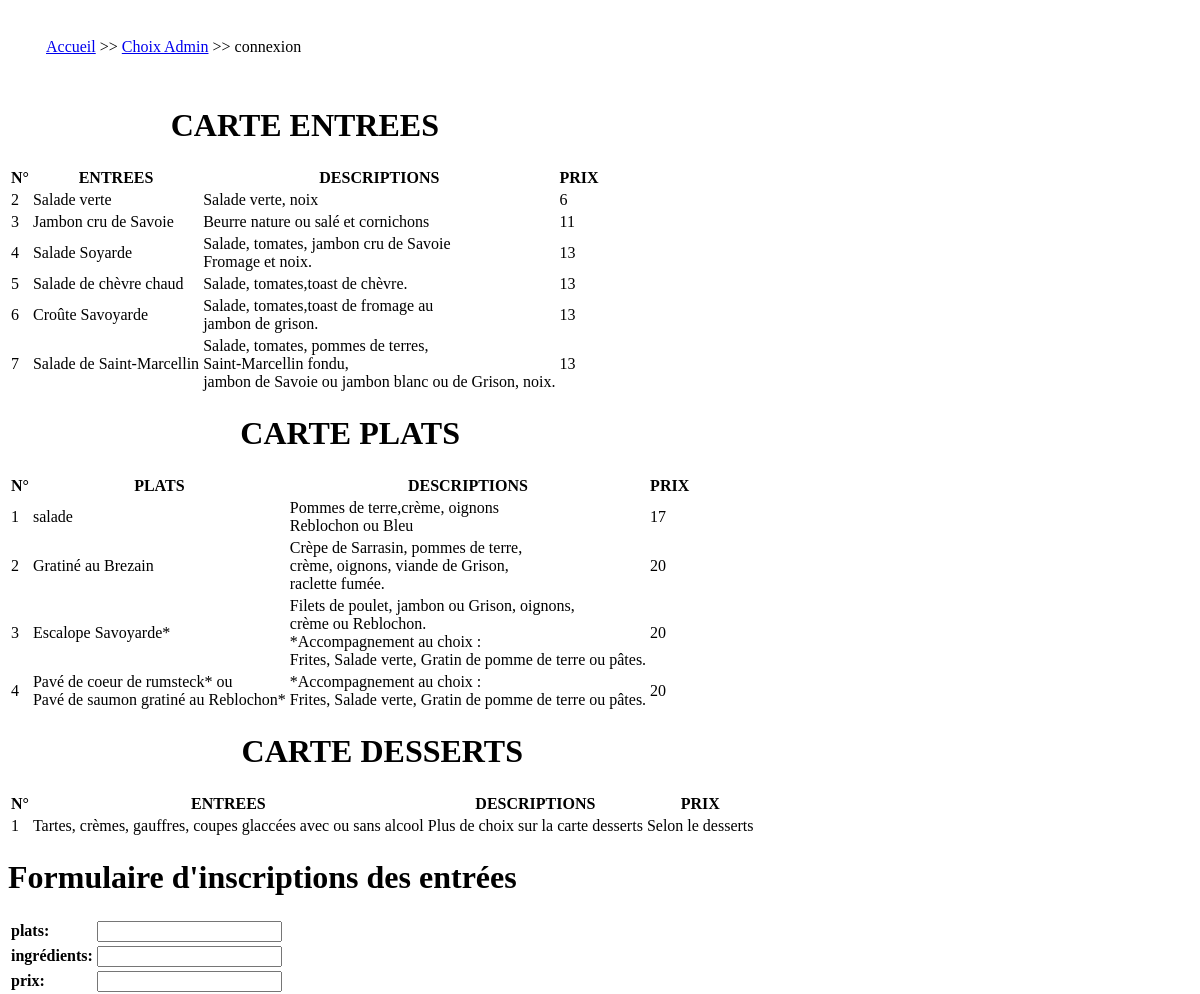
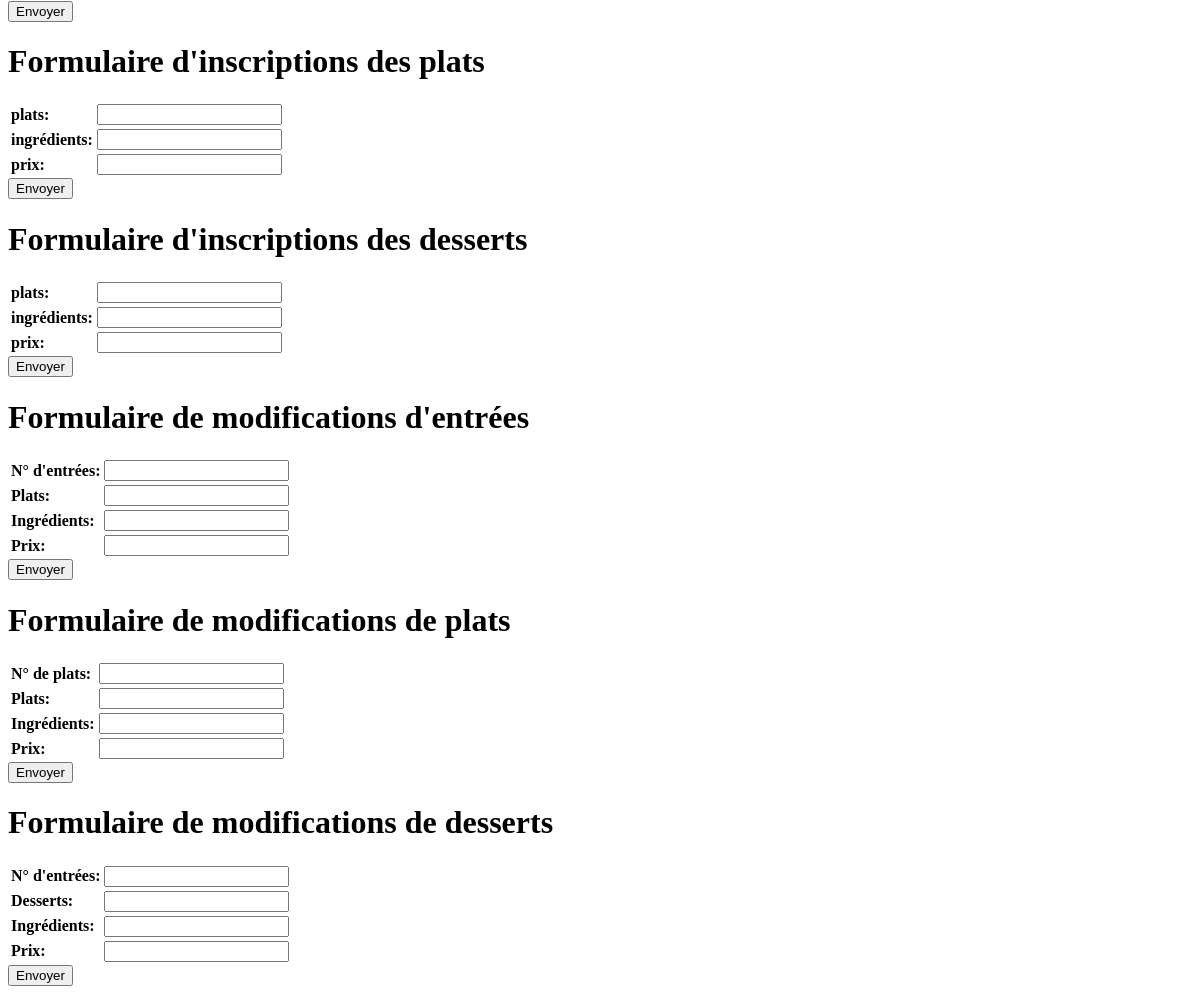
Page /carteEtMenu/pageModif.php on the committed database (2 pictures, top to bottom).
### tables this page shows
CREATE TABLE `entre` (
  `id_entre` int(11) NOT NULL,
  `plats` varchar(250) NOT NULL,
  `ingredients` varchar(250) NOT NULL,
  `prix` decimal(2,0) NOT NULL
);

CREATE TABLE `plats` (
  `id_plats` int(11) NOT NULL,
  `plats` varchar(250) NOT NULL,
  `ingredients` varchar(250) NOT NULL,
  `prix` decimal(2,0) DEFAULT NULL
);

CREATE TABLE `desserts` (
  `id_dessert` int(11) NOT NULL,
  `plats` varchar(250) NOT NULL,
  `ingredients` varchar(250) NOT NULL,
  `prix` varchar(250) NOT NULL
);

### carteEtMenu/pageModif.php (the view, shortened to what this page needs)
<!doctype html>
<html>
<head>
     <link rel="stylesheet" href="">
</head>
<body>
     <nav class="breadcrumb" aria-label="breadcrumb">
          <ul>
               <li><a href="../index.php">Accueil</a></li>
               <li><a href="../admin/choixAdmin.php">Choix Admin</a></li>
               <li><span aria-current="page">connexion</span></li>
          </ul>
     </nav>
          <table>
               <caption>
                    <h1>CARTE ENTREES</h1>
               </caption>
               <thead>
                    <tr>
                         <th>N°</th>
                         <th>ENTREES</th>
                         <th>DESCRIPTIONS</th>
                         <th>PRIX</th>
                    </tr>
               </thead>
               <tbody>
                    <?php
                    try {
                         $bdd = new PDO('mysql:host=localhost;dbname=restau_database', 'root');
                    } catch (Exception $e) {
                         die('Erreur:' . $e->getMessage());
                    }
                    $reponse = $bdd->query('SELECT * FROM entre ORDER BY id_entre ');
                    while ($donnees = $reponse->fetch()) {
                    ?>
                         <tr>
                              <td><?php echo $donnees['id_entre']; ?></td>
                              <td><?php echo $donnees['plats']; ?></td>
                              <td><?php echo $donnees['ingredients']; ?></td>
                              <td><?php echo $donnees['prix']; ?></td>
                         </tr>
                    <?php
                    }
                    ?>
               </tbody>
          </table>
          <table>
               <caption>
                    <h1>CARTE PLATS</h1>
               </caption>
               <thead>
                    <tr>
                         <th>N° </th>
                         <th>PLATS</th>
                         <th>DESCRIPTIONS</th>
                         <th>PRIX</th>
                    </tr>
               </thead>
               <tbody>
                    <?php
                    try {
                         $bdd = new PDO('mysql:host=localhost;dbname=restau_database', 'root');
                    } catch (Exception $e) {
                         die('Erreur:' . $e->getMessage());
                    }
                    $reponse = $bdd->query('SELECT * FROM plats ORDER BY id_plats ');
                    while ($donnees = $reponse->fetch()) {
                    ?>
                         <tr>
                              <td><?php echo $donnees['id_plats']; ?></td>
                              <td><?php echo $donnees['plats']; ?></td>
                              <td><?php echo $donnees['ingredients']; ?></td>
                              <td><?php echo $donnees['prix']; ?></td>
                         </tr>
                    <?php
                    }
                    ?>
               </tbody>
          </table>
          <table>
               <caption>
                    <h1>CARTE DESSERTS</h1>
               </caption>
               <thead>
                    <tr>
                         <th>N°</th>
                         <th>ENTREES</th>
                         <th>DESCRIPTIONS</th>
                         <th>PRIX</th>
                    </tr>
               </thead>
               <tbody>
                    <?php
                    try {
                         $bdd = new PDO('mysql:host=localhost;dbname=restau_database', 'root');
                    } catch (Exception $e) {
                         die('Erreur:' . $e->getMessage());
                    }
                    $reponse = $bdd->query('SELECT * FROM desserts ORDER BY id_dessert ');
                    while ($donnees = $reponse->fetch()) {
                    ?>
                         <tr>
                              <td><?php echo $donnees['id_dessert']; ?></td>
                              <td><?php echo $donnees['plats']; ?></td>
                              <td><?php echo $donnees['ingredients']; ?></td>
                              <td><?php echo $donnees['prix']; ?></td>
                         </tr>
                    <?php
                    }
                    ?>
               </tbody>
          </table>
     <h1>Formulaire d'inscriptions des entrées</h1>
     <form name="inscription" action="enregistrerCarteEntrer.php" method="post">
          <table>
               <tr>
                    <td><label for="plats"><strong>plats:</strong></label></td>
                    <td><input type="text" name="plats" id="plats" required="required" /></td>
               </tr>
               <tr>
                    <td><label for="ingredients"><strong>ingrédients:</strong></label></td>
                    <td><input type="text" name="ingredients" id="ingredients" required="required" /></td>
               </tr>
               <tr>
                    <td><label for="prix"><strong>prix:</strong></label></td>
                    <td><input type="int" name="prix" id="prix" /></td>
               </tr>
          </table>
          <input type="submit" name="register" value="Envoyer" />
     </form>
     <h1>Formulaire d'inscriptions des plats</h1>
     <form name="inscription" action="enregistrerCartePlats.php" method="post">
          <table>
               <tr>
                    <td><label for="plats"><strong>plats:</strong></label></td>
                    <td><input type="text" name="plats" id="plats" required="required" /></td>
               </tr>
               <tr>
                    <td><label for="ingredients"><strong>ingrédients:</strong></label></td>
                    <td><input type="text" name="ingredients" id="ingredients" required="required" /></td>
               </tr>
               <tr>
                    <td><label for="prix"><strong>prix:</strong></label></td>
                    <td><input type="int" name="prix" id="prix" /></td>
               </tr>
          </table>
          <input type="submit" name="register" value="Envoyer" />
     </form>
     <h1>Formulaire d'inscriptions des desserts</h1>
     <form name="inscription" action="enregistrerCarteDessert.php" method="post">
          <table>
               <tr>
                    <td><label for="plats"><strong>plats:</strong></label></td>
                    <td><input type="text" name="plats" id="plats" required="required" /></td>
               </tr>
               <tr>
                    <td><label for="ingredients"><strong>ingrédients:</strong></label></td>
                    <td><input type="text" name="ingredients" id="ingredients" required="required" /></td>
               </tr>
               <tr>
                    <td><label for="prix"><strong>prix:</strong></label></td>
                    <td><input type="text" name="text" id="text" /></td>
               </tr>
          </table>
          <input type="submit" name="register" value="Envoyer" />
     </form>
     <h1>Formulaire de modifications d'entrées</h1>
     <form name="inscription" action="modifierCarteEntrer.php" method="post">
          <table>
               <tr>
                    <td><label for="id_entre"><strong>N° d'entrées:</strong></label></td>
                    <td><input type="int" name="id_entrer" id="id_entrer" /></td>
               </tr>
               <tr>
                    <td><label for="plats"><strong>Plats:</strong></label></td>
                    <td><input type="text" name="plats" id="plats" required="required" /></td>
               </tr>
               <tr>
                    <td><label for="ingredients"><strong>Ingrédients:</strong></label></td>
                    <td><input type="text" name="ingredients" id="ingredients" /></td>
               </tr>
               <tr>
                    <td><label for="prix"><strong>Prix:</strong></label></td>
                    <td><input type="int" name="prix" id="prix" required="required" /></td>
               </tr>
          </table>
          <input type="submit" name="register" value="Envoyer" />
     </form>
     <h1>Formulaire de modifications de plats</h1>
     <form name="inscription" action="modifierCartePlats.php" method="post">
          <table>
               <tr>
                    <td><label for="id_plats"><strong>N° de plats:</strong></label></td>
                    <td><input type="int" name="id_plats" id="id_plats" /></td>
               </tr>
               <tr>
                    <td><label for="plats"><strong>Plats:</strong></label></td>
                    <td><input type="text" name="plats" id="plats" required="required" /></td>
               </tr>
               <tr>
                    <td><label for="ingredients"><strong>Ingrédients:</strong></label></td>
                    <td><input type="text" name="ingredients" id="ingredients" /></td>
               </tr>
               <tr>
                    <td><label for="prix"><strong>Prix:</strong></label></td>
                    <td><input type="int" name="prix" id="prix" required="required" /></td>
               </tr>
          </table>
          <input type="submit" name="register" value="Envoyer" />
     </form>
     <h1>Formulaire de modifications de desserts</h1>
     <form name="inscription" action="modifierCarteDesserts.php" method="post">
          <table>
               <tr>
                    <td><label for="id_entre"><strong>N° d'entrées:</strong></label></td>
                    <td><input type="int" name="id_entrer" id="id_entrer" /></td>
               </tr>
               <tr>
                    <td><label for="desserts"><strong>Desserts:</strong></label></td>
                    <td><input type="text" name="desserts" id="desserts" required="required" /></td>
               </tr>
               <tr>
                    <td><label for="ingredients"><strong>Ingrédients:</strong></label></td>
                    <td><input type="text" name="ingredients" id="ingredients" /></td>
               </tr>
               <tr>
                    <td><label for="prix"><strong>Prix:</strong></label></td>
                    <td><input type="int" name="prix" id="prix" required="required" /></td>
               </tr>
          </table>
          <input type="submit" name="register" value="Envoyer" />
     </form>
</body>
</html>

### carteEtMenu/pageModif.php (style rules this page uses)
.breadcrumb { padding: 0 .5rem; }
.breadcrumb ul { display: flex; flex-wrap: wrap; list-style: none; margin: 0; padding: 30px; }
.breadcrumb li:not(:last-child)::after { display: inline-block; margin: 0 .25rem; content: ">>"; }

### rows in the picture
entre: id_entre "2", plats "Salade verte", ingredients "Salade verte, noix", prix "6"
entre: id_entre "3", plats "Jambon cru de Savoie", ingredients "Beurre nature ou salé et cornichons", prix "11"
entre: id_entre "4", plats "Salade Soyarde", ingredients "Salade, tomates, jambon cru de Savoie Fromage et noix.", prix "13"
entre: id_entre "5", plats "Salade de chèvre chaud", ingredients "Salade, tomates,toast de chèvre.", prix "13"
entre: id_entre "6", plats "Croûte Savoyarde", ingredients "Salade, tomates,toast de fromage au jambon de grison.", prix "13"
entre: id_entre "7", plats "Salade de Saint-Marcellin", ingredients "Salade, tomates, pommes de terres, Saint-Marcellin fondu, jambon de Savoie ou jambon blanc ou de Grison, noix.", prix "13"
plats: id_plats "1", plats "salade", ingredients "Pommes de terre,crème, oignons Reblochon ou Bleu", prix "17"
plats: id_plats "2", plats "Gratiné au Brezain", ingredients "Crèpe de Sarrasin, pommes de terre, crème, oignons, viande de Grison, raclette fumée.", prix "20"
plats: id_plats "3", plats "Escalope Savoyarde*", ingredients "Filets de poulet, jambon ou Grison, oignons, crème ou Reblochon. *Accompagnement au choix : Frites, Salade verte, Gratin de pomme de terre ou pâtes.", prix "20"
plats: id_plats "4", plats "Pavé de coeur de rumsteck* ou Pavé de saumon gratiné au Reblochon*", ingredients "*Accompagnement au choix : Frites, Salade verte, Gratin de pomme de terre ou pâtes.", prix "20"
desserts: id_dessert "1", plats "Tartes, crèmes, gauffres, coupes glaccées avec ou sans alcool", ingredients "Plus de choix sur la carte desserts", prix "Selon le desserts"
